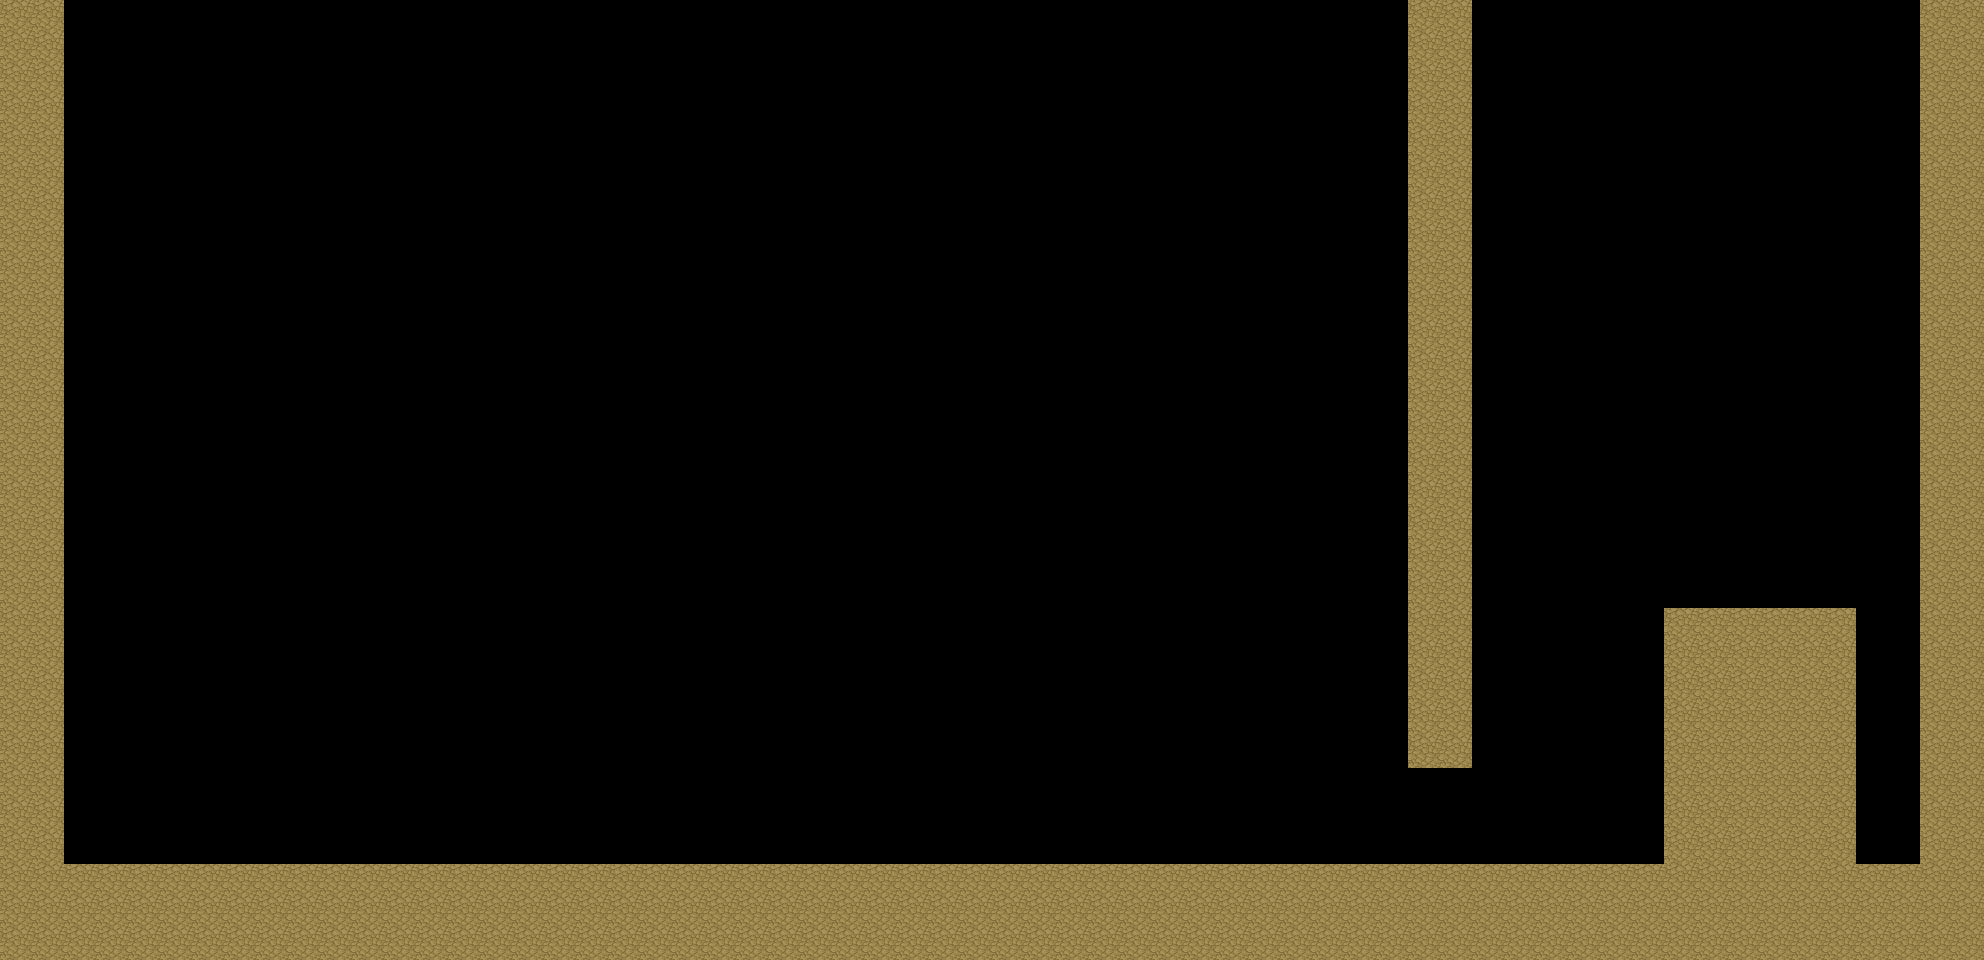

This is a level from a 2D game, rendered from its Tiled map with the project's own tilesets. A one-line summary and the complete map file follow:
An orthogonal 62x30 tile map with 32x32 px tiles, 1 tile layer (Ground) and 8 objects (2x hint, 2x piece, meta, destructible, box, ...).

<map version="1.10" tiledversion="1.11.2" orientation="orthogonal" renderorder="right-down" width="62" height="30" tilewidth="32" tileheight="32" infinite="0" nextlayerid="5" nextobjectid="9">
 <tileset firstgid="1" name="Pipoya_Dirt1" tilewidth="32" tileheight="32" tilecount="5" columns="1">
  <image source="../Tiled/Pipoya RPG Tileset 32x32/Pipoya RPG Tileset 32x32/[A]_type1/[A]Dirt2_pipo.png" width="32" height="160" />
  <tile id="0">
   <properties>
    <property name="Collision" type="bool" value="true" />
   </properties>
  </tile>
  <tile id="1">
   <properties>
    <property name="Collision" type="bool" value="true" />
   </properties>
  </tile>
  <tile id="2">
   <properties>
    <property name="Collision" type="bool" value="true" />
   </properties>
  </tile>
  <tile id="3">
   <properties>
    <property name="Collision" type="bool" value="true" />
   </properties>
  </tile>
  <tile id="4">
   <properties>
    <property name="Collision" type="bool" value="true" />
   </properties>
  </tile>
 </tileset>
 <objectgroup id="2" name="Structures">
  <object id="1" name="hint" x="544" y="640">
   <properties>
    <property name="text">Recoge los trazos
para completar la letra del portal</property>
   </properties>
   <point />
  </object>
  <object id="2" name="piece" x="592" y="816">
   <properties>
    <property name="size" type="float" value="2" />
    <property name="stroke">person1</property>
   </properties>
   <point />
  </object>
  <object id="3" name="hint" x="1408" y="640">
   <properties>
    <property name="text">Busca el trazo que falta
el portal no se abre sin él</property>
   </properties>
   <point />
  </object>
  <object id="4" name="meta" x="1024" y="736" width="80" height="128" />
  <object id="5" name="destructible" x="1424" y="816">
   <properties>
    <property name="height" type="float" value="3" />
    <property name="width" type="float" value="1" />
   </properties>
   <point />
  </object>
  <object id="8" name="box" x="1568" y="816">
   <properties>
    <property name="height" type="float" value="1.5" />
    <property name="width" type="float" value="1.5" />
   </properties>
   <point />
  </object>
  <object id="6" name="piece" x="1776" y="560">
   <properties>
    <property name="size" type="float" value="2" />
    <property name="stroke">person2</property>
   </properties>
   <point />
  </object>
 </objectgroup>
 <objectgroup id="3" name="Characters">
  <object id="7" name="player" x="192" y="832">
   <point />
  </object>
 </objectgroup>
 <objectgroup id="4" name="Platforms" />
 <layer id="1" name="Ground" width="62" height="30">
  <data encoding="csv">
5,5,0,0,0,0,0,0,0,0,0,0,0,0,0,0,0,0,0,0,0,0,0,0,0,0,0,0,0,0,0,0,0,0,0,0,0,0,0,0,0,0,0,0,5,5,0,0,0,0,0,0,0,0,0,0,0,0,0,0,5,5,
5,5,0,0,0,0,0,0,0,0,0,0,0,0,0,0,0,0,0,0,0,0,0,0,0,0,0,0,0,0,0,0,0,0,0,0,0,0,0,0,0,0,0,0,5,5,0,0,0,0,0,0,0,0,0,0,0,0,0,0,5,5,
5,5,0,0,0,0,0,0,0,0,0,0,0,0,0,0,0,0,0,0,0,0,0,0,0,0,0,0,0,0,0,0,0,0,0,0,0,0,0,0,0,0,0,0,5,5,0,0,0,0,0,0,0,0,0,0,0,0,0,0,5,5,
5,5,0,0,0,0,0,0,0,0,0,0,0,0,0,0,0,0,0,0,0,0,0,0,0,0,0,0,0,0,0,0,0,0,0,0,0,0,0,0,0,0,0,0,5,5,0,0,0,0,0,0,0,0,0,0,0,0,0,0,5,5,
5,5,0,0,0,0,0,0,0,0,0,0,0,0,0,0,0,0,0,0,0,0,0,0,0,0,0,0,0,0,0,0,0,0,0,0,0,0,0,0,0,0,0,0,5,5,0,0,0,0,0,0,0,0,0,0,0,0,0,0,5,5,
5,5,0,0,0,0,0,0,0,0,0,0,0,0,0,0,0,0,0,0,0,0,0,0,0,0,0,0,0,0,0,0,0,0,0,0,0,0,0,0,0,0,0,0,5,5,0,0,0,0,0,0,0,0,0,0,0,0,0,0,5,5,
5,5,0,0,0,0,0,0,0,0,0,0,0,0,0,0,0,0,0,0,0,0,0,0,0,0,0,0,0,0,0,0,0,0,0,0,0,0,0,0,0,0,0,0,5,5,0,0,0,0,0,0,0,0,0,0,0,0,0,0,5,5,
5,5,0,0,0,0,0,0,0,0,0,0,0,0,0,0,0,0,0,0,0,0,0,0,0,0,0,0,0,0,0,0,0,0,0,0,0,0,0,0,0,0,0,0,5,5,0,0,0,0,0,0,0,0,0,0,0,0,0,0,5,5,
5,5,0,0,0,0,0,0,0,0,0,0,0,0,0,0,0,0,0,0,0,0,0,0,0,0,0,0,0,0,0,0,0,0,0,0,0,0,0,0,0,0,0,0,5,5,0,0,0,0,0,0,0,0,0,0,0,0,0,0,5,5,
5,5,0,0,0,0,0,0,0,0,0,0,0,0,0,0,0,0,0,0,0,0,0,0,0,0,0,0,0,0,0,0,0,0,0,0,0,0,0,0,0,0,0,0,5,5,0,0,0,0,0,0,0,0,0,0,0,0,0,0,5,5,
5,5,0,0,0,0,0,0,0,0,0,0,0,0,0,0,0,0,0,0,0,0,0,0,0,0,0,0,0,0,0,0,0,0,0,0,0,0,0,0,0,0,0,0,5,5,0,0,0,0,0,0,0,0,0,0,0,0,0,0,5,5,
5,5,0,0,0,0,0,0,0,0,0,0,0,0,0,0,0,0,0,0,0,0,0,0,0,0,0,0,0,0,0,0,0,0,0,0,0,0,0,0,0,0,0,0,5,5,0,0,0,0,0,0,0,0,0,0,0,0,0,0,5,5,
5,5,0,0,0,0,0,0,0,0,0,0,0,0,0,0,0,0,0,0,0,0,0,0,0,0,0,0,0,0,0,0,0,0,0,0,0,0,0,0,0,0,0,0,5,5,0,0,0,0,0,0,0,0,0,0,0,0,0,0,5,5,
5,5,0,0,0,0,0,0,0,0,0,0,0,0,0,0,0,0,0,0,0,0,0,0,0,0,0,0,0,0,0,0,0,0,0,0,0,0,0,0,0,0,0,0,5,5,0,0,0,0,0,0,0,0,0,0,0,0,0,0,5,5,
5,5,0,0,0,0,0,0,0,0,0,0,0,0,0,0,0,0,0,0,0,0,0,0,0,0,0,0,0,0,0,0,0,0,0,0,0,0,0,0,0,0,0,0,5,5,0,0,0,0,0,0,0,0,0,0,0,0,0,0,5,5,
5,5,0,0,0,0,0,0,0,0,0,0,0,0,0,0,0,0,0,0,0,0,0,0,0,0,0,0,0,0,0,0,0,0,0,0,0,0,0,0,0,0,0,0,5,5,0,0,0,0,0,0,0,0,0,0,0,0,0,0,5,5,
5,5,0,0,0,0,0,0,0,0,0,0,0,0,0,0,0,0,0,0,0,0,0,0,0,0,0,0,0,0,0,0,0,0,0,0,0,0,0,0,0,0,0,0,5,5,0,0,0,0,0,0,0,0,0,0,0,0,0,0,5,5,
5,5,0,0,0,0,0,0,0,0,0,0,0,0,0,0,0,0,0,0,0,0,0,0,0,0,0,0,0,0,0,0,0,0,0,0,0,0,0,0,0,0,0,0,5,5,0,0,0,0,0,0,0,0,0,0,0,0,0,0,5,5,
5,5,0,0,0,0,0,0,0,0,0,0,0,0,0,0,0,0,0,0,0,0,0,0,0,0,0,0,0,0,0,0,0,0,0,0,0,0,0,0,0,0,0,0,5,5,0,0,0,0,0,0,0,0,0,0,0,0,0,0,5,5,
5,5,0,0,0,0,0,0,0,0,0,0,0,0,0,0,0,0,0,0,0,0,0,0,0,0,0,0,0,0,0,0,0,0,0,0,0,0,0,0,0,0,0,0,5,5,0,0,0,0,0,0,5,5,5,5,5,5,0,0,5,5,
5,5,0,0,0,0,0,0,0,0,0,0,0,0,0,0,0,0,0,0,0,0,0,0,0,0,0,0,0,0,0,0,0,0,0,0,0,0,0,0,0,0,0,0,5,5,0,0,0,0,0,0,5,5,5,5,5,5,0,0,5,5,
5,5,0,0,0,0,0,0,0,0,0,0,0,0,0,0,0,0,0,0,0,0,0,0,0,0,0,0,0,0,0,0,0,0,0,0,0,0,0,0,0,0,0,0,5,5,0,0,0,0,0,0,5,5,5,5,5,5,0,0,5,5,
5,5,0,0,0,0,0,0,0,0,0,0,0,0,0,0,0,0,0,0,0,0,0,0,0,0,0,0,0,0,0,0,0,0,0,0,0,0,0,0,0,0,0,0,5,5,0,0,0,0,0,0,5,5,5,5,5,5,0,0,5,5,
5,5,0,0,0,0,0,0,0,0,0,0,0,0,0,0,0,0,0,0,0,0,0,0,0,0,0,0,0,0,0,0,0,0,0,0,0,0,0,0,0,0,0,0,5,5,0,0,0,0,0,0,5,5,5,5,5,5,0,0,5,5,
5,5,0,0,0,0,0,0,0,0,0,0,0,0,0,0,0,0,0,0,0,0,0,0,0,0,0,0,0,0,0,0,0,0,0,0,0,0,0,0,0,0,0,0,0,0,0,0,0,0,0,0,5,5,5,5,5,5,0,0,5,5,
5,5,0,0,0,0,0,0,0,0,0,0,0,0,0,0,0,0,0,0,0,0,0,0,0,0,0,0,0,0,0,0,0,0,0,0,0,0,0,0,0,0,0,0,0,0,0,0,0,0,0,0,5,5,5,5,5,5,0,0,5,5,
5,5,0,0,0,0,0,0,0,0,0,0,0,0,0,0,0,0,0,0,0,0,0,0,0,0,0,0,0,0,0,0,0,0,0,0,0,0,0,0,0,0,0,0,0,0,0,0,0,0,0,0,5,5,5,5,5,5,0,0,5,5,
5,5,5,5,5,5,5,5,5,5,5,5,5,5,5,5,5,5,5,5,5,5,5,5,5,5,5,5,5,5,5,5,5,5,5,5,5,5,5,5,5,5,5,5,5,5,5,5,5,5,5,5,5,5,5,5,5,5,5,5,5,5,
5,5,5,5,5,5,5,5,5,5,5,5,5,5,5,5,5,5,5,5,5,5,5,5,5,5,5,5,5,5,5,5,5,5,5,5,5,5,5,5,5,5,5,5,5,5,5,5,5,5,5,5,5,5,5,5,5,5,5,5,5,5,
5,5,5,5,5,5,5,5,5,5,5,5,5,5,5,5,5,5,5,5,5,5,5,5,5,5,5,5,5,5,5,5,5,5,5,5,5,5,5,5,5,5,5,5,5,5,5,5,5,5,5,5,5,5,5,5,5,5,5,5,5,5
</data>
 </layer>
</map>
